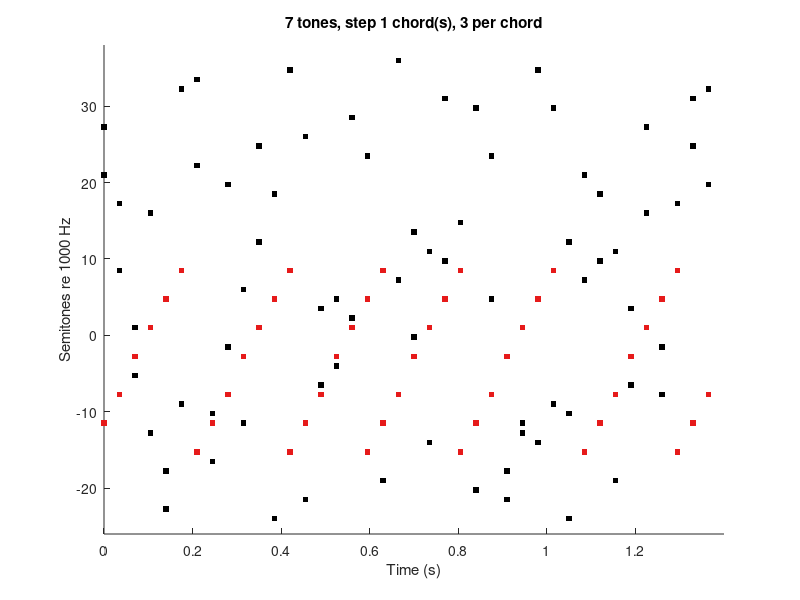

Write MATLAB code to recreate this figure.
function out = sfg_staircase(varargin)
% Stochastic figure-ground with a staircase figure.
%
% Time is a grid of chords. Every chord holds exactly nChord tones, so the
% envelope is uniform by construction. The figure is a fixed set of channels
% that recurs; stepChords shears it from a chord into a diagonal.
%
%   sfg_staircase                          % 7-tone staircase, one chord/step
%   sfg_staircase('stepChords', 0)         % the classic coherent figure
%   sfg_staircase('stepChords', 2, 'nChord', 2)

cfg = config();
for i = 1:2:numel(varargin)
    cfg.(varargin{i}) = varargin{i+1};
end
rng(cfg.seed);

pool = make_pool(cfg);
[chan, chord, isFig] = schedule(cfg, pool);
out = render(cfg, pool, chan, chord);

report(cfg, pool, chan, chord, isFig, out);
if cfg.doPlot, show(cfg, pool, chan, chord, isFig); end
if ~isempty(cfg.wavFile)
    audiowrite(cfg.wavFile, out.y(:), cfg.fs, 'BitsPerSample', 24);
end
if cfg.doPlay, sound(out.y, cfg.fs); end
end

% ------------------------------------------------------------------ config
function cfg = config()
cfg.fs           = 48000;
cfg.seed         = 3;

cfg.chordMs      = 35;      % the time grid; every tone starts on it
cfg.rampMs       = 5;       % raised-cosine, power-complementary across chords

cfg.nTones       = 7;       % tones in the figure
cfg.stepChords   = 1;       % staircase step, in chords (0 = coherent chord)
cfg.order        = 'rise';  % 'rise' or 'fall'
cfg.spanSt       = 24;      % frequency span of the figure, semitones
cfg.rateHz       = 5;       % figure repetition rate
cfg.jitterChords = 1;       % random displacement of each figure onset
cfg.wobbleChords = 0;       % frozen irregularity of the staircase, in chords

cfg.nChord       = 3;       % tones per chord: the density, and the envelope
cfg.contrast     = 4;       % figure/background per-channel rate, sets the pool
cfg.shareChannels= true;    % let the background use the figure's channels

cfg.fRefHz       = 1000;
cfg.poolSt       = [-24 36];

cfg.durationS    = 20;
cfg.peakDbfs     = -3;
cfg.doPlay       = true;
cfg.doPlot       = true;
cfg.wavFile      = 'sfg_staircase.wav';
end

% -------------------------------------------------------------------- pool
function pool = make_pool(cfg)
% A figure channel sounds rateHz times a second; the background shares what
% is left of the chords between the remaining channels. Asking for a contrast
% therefore fixes how many channels the pool needs.
cloudPerS = cfg.nChord * 1000/cfg.chordMs - cfg.nTones * cfg.rateHz;
want = cloudPerS * cfg.contrast / cfg.rateHz + cfg.nTones;

grids  = 0.25:0.25:12;
counts = floor(diff(cfg.poolSt) ./ grids) + 1;
[~, i] = min(abs(counts - want));

pool.gridSt = grids(i);
pool.st = cfg.poolSt(1):pool.gridSt:cfg.poolSt(2);
pool.f  = cfg.fRefHz * 2.^(pool.st / 12);
pool.n  = numel(pool.st);

lo   = round(0.15 * (pool.n - 1)) + 1;
span = round(cfg.spanSt / pool.gridSt);
if lo + span > pool.n
    error('figure spans %g st, pool only %g st', cfg.spanSt, diff(cfg.poolSt));
end
pool.figIdx = round(linspace(lo, lo + span, cfg.nTones));
end

% ---------------------------------------------------------------- schedule
function [chan, chord, isFig] = schedule(cfg, pool)
nChords  = floor(cfg.durationS * 1000 / cfg.chordMs);
periodCh = max(1, round(1000 / (cfg.rateHz * cfg.chordMs)));

lag = (0:cfg.nTones-1) * cfg.stepChords;
if strcmp(cfg.order, 'fall'), lag = fliplr(lag); end
if cfg.wobbleChords > 0
    lag = lag + randi([0 cfg.wobbleChords], 1, cfg.nTones);  % frozen
end

% figure first: which of its channels sound in which chord
occ = cell(1, nChords);
for w = 0 : floor(nChords / periodCh)
    c0 = w * periodCh + 1 + randi([-cfg.jitterChords cfg.jitterChords]);
    for k = 1:cfg.nTones
        c = c0 + lag(k);
        if c >= 1 && c <= nChords
            occ{c}(end+1) = pool.figIdx(k);
        end
    end
end

most = max(cellfun(@numel, occ));
if most > cfg.nChord
    error('the figure needs %d tones in one chord but nChord is %d', ...
        most, cfg.nChord);
end

% then fill every chord to exactly nChord, dealing from a shuffled pack so
% the channels stay level, and never repeating one in adjacent chords
chan = zeros(nChords * cfg.nChord, 1);
chord = zeros(size(chan));
isFig = false(size(chan));

pack = randperm(pool.n); p = 1;
prev = [];
m = 0;
for c = 1:nChords
    here = occ{c};
    nFig = numel(here);
    tries = 0;
    while numel(here) < cfg.nChord
        if p > numel(pack), pack = randperm(pool.n); p = 1; end
        k = pack(p); p = p + 1;
        tries = tries + 1;
        if tries > 20 * pool.n
            error('cannot fill chord %d: pool too small', c);
        end
        if any(here == k) || any(prev == k), continue; end
        if ~cfg.shareChannels && any(pool.figIdx == k), continue; end
        here(end+1) = k; %#ok<AGROW>
    end
    idx = m + (1:cfg.nChord);
    chan(idx)  = here;
    chord(idx) = c;
    isFig(idx(1:nFig)) = true;
    prev = here;
    m = m + cfg.nChord;
end
end

% ------------------------------------------------------------------ render
function out = render(cfg, pool, chan, chord)
% Tones are one ramp longer than a chord so consecutive chords cross-fade.
% With power-complementary ramps the total power is then constant across the
% join; abutting tones would leave a dip at every chord boundary.
hop = round(cfg.chordMs * cfg.fs / 1000);
r   = round(cfg.rampMs * cfg.fs / 1000);
n   = hop + r;

t   = (0:n-1) / cfg.fs;
env = ones(1, n);
x   = (0:r-1) / r;
env(1:r)       = sin(pi/2 * x);
env(end-r+1:end) = cos(pi/2 * x);
pips = sin(2*pi * pool.f(:) * t) .* env;

N = (max(chord)) * hop + n;
y = zeros(1, N);
for i = 1:numel(chan)
    s = (chord(i) - 1) * hop + 1;
    y(s:s+n-1) = y(s:s+n-1) + pips(chan(i), :);
end

out.y  = y * (10^(cfg.peakDbfs/20) / max(abs(y)));
out.fs = cfg.fs;
end

% ------------------------------------------------------------------ report
function report(cfg, pool, chan, chord, isFig, out)
perChord = accumarray(chord, 1);
use = accumarray(chan, 1, [pool.n 1]);
isf = false(pool.n, 1); isf(pool.figIdx) = true;
dur = numel(out.y) / cfg.fs;

fprintf('%d Hz | %d-tone figure, step %d chord(s), %g ms chords at %g Hz\n', ...
    cfg.fs, cfg.nTones, cfg.stepChords, cfg.chordMs, cfg.rateHz);
fprintf('  pool %d channels %.0f-%.0f Hz on a %g st grid\n', ...
    pool.n, pool.f(1), pool.f(end), pool.gridSt);
fprintf('  tones per chord %d-%d (uniform envelope requires one value)\n', ...
    min(perChord), max(perChord));
fprintf('  figure channel %.1f/s vs background %.1f/s: contrast %.1fx\n', ...
    mean(use(isf))/dur, mean(use(~isf))/dur, ...
    mean(use(isf)) / max(mean(use(~isf)), eps));
fprintf('  channel use %d-%d, %d figure tones of %d, %.1f s, peak %.1f dBFS\n', ...
    min(use), max(use), sum(isFig), numel(chan), dur, ...
    20*log10(max(abs(out.y))));
end

% -------------------------------------------------------------------- plot
function show(cfg, pool, chan, chord, isFig)
nShow = min(max(chord), round(1400 / cfg.chordMs));
k = chord <= nShow;
t = (chord(k) - 1) * cfg.chordMs / 1000;
f = pool.st(chan(k))';
g = isFig(k);

figure('Color', 'w', 'Position', [100 100 900 520]); hold on
plot(t(~g), f(~g), 's', 'MarkerSize', 4, 'MarkerFaceColor', 'k', ...
    'MarkerEdgeColor', 'none');
plot(t(g), f(g), 's', 'MarkerSize', 4, 'MarkerFaceColor', [0.9 0.1 0.1], ...
    'MarkerEdgeColor', 'none');
xlim([0 nShow * cfg.chordMs / 1000]); ylim(cfg.poolSt + [-2 2]);
xlabel('Time (s)'); ylabel(sprintf('Semitones re %g Hz', cfg.fRefHz));
title(sprintf('%d tones, step %d chord(s), %d per chord', ...
    cfg.nTones, cfg.stepChords, cfg.nChord));
box off
end
